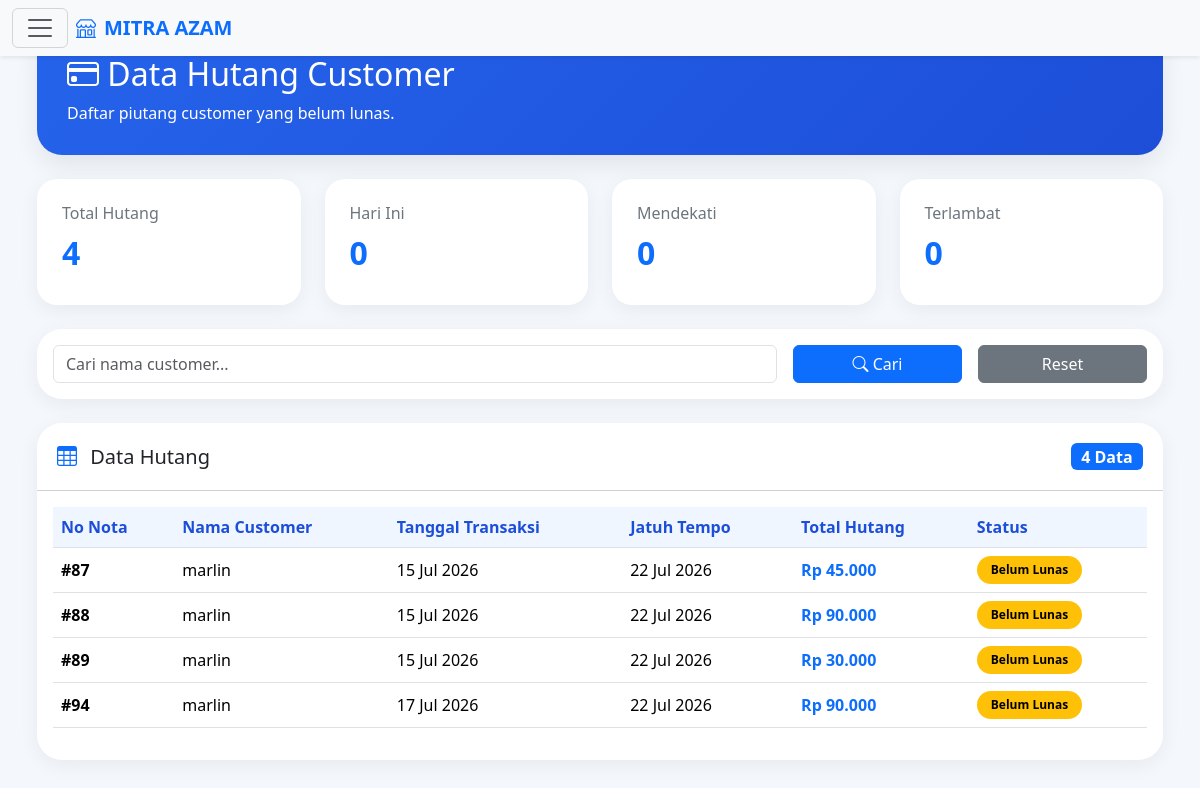
Page /admin/data_hutang.php (signed in) on the committed database.
### tables this page shows
CREATE TABLE `penjualan` (
  `id_penjualan` int(11) NOT NULL AUTO_INCREMENT,
  `tanggal` datetime NOT NULL,
  `total_harga` int(11) NOT NULL,
  `bayar` int(11) NOT NULL,
  `metode_pembayaran` varchar(50) DEFAULT NULL,
  `referensi` varchar(100) DEFAULT NULL,
  `bukti_pembayaran` varchar(255) DEFAULT NULL,
  `kasir` int(11) DEFAULT NULL,
  `nama_kasir` varchar(100) DEFAULT NULL,
  `id_customer` int(11) DEFAULT NULL,
  `kembali` int(11) NOT NULL,
  `nama_customer` varchar(100) DEFAULT NULL,
  `jatuh_tempo` date DEFAULT NULL,
  `status_pembayaran` enum('Lunas','Belum Lunas') NOT NULL,
  `metode_pelunasan` varchar(30) DEFAULT NULL,
  `tanggal_pelunasan` datetime DEFAULT NULL,
  `bukti_pelunasan` varchar(255) DEFAULT NULL,
  `keuntungan` int(11) NOT NULL,
  `panjang` decimal(10,0) NOT NULL,
  `lebar` decimal(10,0) NOT NULL,
  `id_user` int(11) NOT NULL,
  PRIMARY KEY (`id_penjualan`)
);

### admin/data_hutang.php (the view, shortened to what this page needs)
<?php
require_once '../config/koneksi.php';
$queryGlobalSetting = mysqli_query(
    $conn,
    "SELECT tema FROM setting LIMIT 1"
);
$globalSetting = mysqli_fetch_assoc($queryGlobalSetting);
$tema_sistem = $globalSetting['tema'] ?? 'light';
$filter = $_GET['filter'] ?? '';
$cari = $_GET['cari'] ?? '';
$where = "
metode_pembayaran='Hutang'
AND status_pembayaran='Belum Lunas'
";
$sql = "
SELECT *
FROM penjualan
WHERE $where
ORDER BY jatuh_tempo ASC
";
$query_hutang = mysqli_query($conn, $sql);
$q_total = mysqli_query($conn,"
SELECT COUNT(*) AS total
FROM penjualan
WHERE metode_pembayaran='Hutang'
AND status_pembayaran='Belum Lunas'
");
$total_hutang = mysqli_fetch_assoc($q_total)['total'];
$q_hariini = mysqli_query($conn,"
SELECT COUNT(*) AS total
FROM penjualan
WHERE metode_pembayaran='Hutang'
AND status_pembayaran='Belum Lunas'
AND DATE(jatuh_tempo)=CURDATE()
");
$total_hariini = mysqli_fetch_assoc($q_hariini)['total'];
$q_mendekati = mysqli_query($conn,"
SELECT COUNT(*) AS total
FROM penjualan
WHERE metode_pembayaran='Hutang'
AND status_pembayaran='Belum Lunas'
AND jatuh_tempo BETWEEN DATE_ADD(CURDATE(),INTERVAL 1 DAY)
AND DATE_ADD(CURDATE(),INTERVAL 3 DAY)
");
$total_mendekati = mysqli_fetch_assoc($q_mendekati)['total'];
$q_terlambat = mysqli_query($conn,"
SELECT COUNT(*) AS total
FROM penjualan
WHERE metode_pembayaran='Hutang'
AND status_pembayaran='Belum Lunas'
AND jatuh_tempo < CURDATE()
");
$total_terlambat = mysqli_fetch_assoc($q_terlambat)['total'];
?>
<!DOCTYPE html>
<html lang="id">
<head>
<link href="https://cdn.jsdelivr.net/npm/bootstrap@5.3.3/dist/css/bootstrap.min.css" rel="stylesheet">
<link rel="stylesheet" href="https://cdn.jsdelivr.net/npm/bootstrap-icons@1.11.3/font/bootstrap-icons.min.css">
</head>
<body class="<?= $tema_sistem == 'dark' ? 'dark-theme' : ''; ?>">
            <nav class="navbar fixed-top shadow-sm <?= $tema_sistem == 'dark' ? 'navbar-dark bg-dark' : 'bg-body-tertiary'; ?>">
<div class="container-fluid">
<button
class="navbar-toggler"
type="button"
data-bs-toggle="offcanvas"
data-bs-target="#offcanvasNavbar">
<span class="navbar-toggler-icon"></span>
</button>
<a class="navbar-brand d-flex align-items-center me-auto ms-2 fw-bold text-primary"
href="dashboard.php">
<i class="bi bi-shop me-2"></i>
MITRA AZAM
</a>
</div>
</nav>
<div class="container-fluid">
    <div class="header-card mb-4">
<h2>
    <i class="bi bi-credit-card"></i>
    Data Hutang Customer
    </h2>
    <p class="mb-0">
    Daftar piutang customer yang belum lunas.
    </p>
</div>
<div class="row g-4 mb-4">
    <div class="col-md-3">
        <a href="data_hutang.php?filter=&cari=<?= urlencode($cari); ?>"
        class="text-decoration-none">
            <div class="stat-card">
                <h6>Total Hutang</h6>
                <h2><?= $total_hutang ?></h2>
            </div>
        </a>
    </div>
    <div class="col-md-3">
        <a href="data_hutang.php?filter=hariini&cari=<?= urlencode($cari); ?>"
        class="text-decoration-none">
            <div class="stat-card <?= $filter == 'hariini' ? 'active-card' : ''; ?>">
                <h6>Hari Ini</h6>
                <h2><?= $total_hariini ?></h2>
            </div>
        </a>
    </div>
    <div class="col-md-3">
        <a href="data_hutang.php?filter=mendekati&cari=<?= urlencode($cari); ?>"
        class="text-decoration-none">
<div class="stat-card <?= $filter == 'mendekati' ? 'active-card' : ''; ?>">
                <h6>Mendekati</h6>
                <h2><?= $total_mendekati ?></h2>
            </div>
        </a>
    </div>
    <div class="col-md-3">
        <a href="data_hutang.php?filter=terlambat&cari=<?= urlencode($cari); ?>"
        class="text-decoration-none">
<div class="stat-card <?= $filter == 'terlambat' ? 'active-card' : ''; ?>">
                <h6>Terlambat</h6>
                <h2><?= $total_terlambat ?></h2>
            </div>
        </a>
    </div>
</div>
<div class="card mb-4">
    <div class="card-body">
        <form method="GET">
        <div class="row g-3 align-items-center">
        <div class="col-md-8">
            <input type="text"
            name="cari"
            class="form-control"
            placeholder="Cari nama customer..."
            value="<?= htmlspecialchars($cari); ?>">
        </div>
        <div class="col-md-2">
            <button type="submit"
            class="btn btn-primary w-100">
            <i class="bi bi-search"></i>
            Cari
        </button>
        </div>
        <div class="col-md-2">
            <a href="data_hutang.php"
            class="btn btn-secondary w-100">
        Reset
        </a>
        </div>
        </div>
        </form>
    </div>
</div>
<div class="card table-card">
    <div class="card-header bg-white">
        <div class="d-flex justify-content-between align-items-center flex-wrap">
            <h5 class="mb-0">
                <i class="bi bi-table me-2 text-primary"></i>
                Data Hutang
            </h5>
            <span class="badge bg-primary fs-6">
                <?= mysqli_num_rows($query_hutang); ?> Data
            </span>
        </div>
    </div>
    <div class="card-body table-responsive">
        <table class="table table-hover align-middle">
            <thead>
                <tr>
                    <th>No Nota</th>
                    <th>Nama Customer</th>
                    <th>Tanggal Transaksi</th>
                    <th>Jatuh Tempo</th>
                    <th>Total Hutang</th>
                    <th>Status</th>
                </tr>
            </thead>
            <tbody>
            <?php if(mysqli_num_rows($query_hutang) < 1): ?>
                <tr>
                    <td colspan="6" class="text-center py-5 text-muted">
                        <i class="bi bi-check-circle fs-2 d-block mb-2"></i>
                        Tidak ada data hutang customer.
                    </td>
                </tr>
            <?php else: ?>
                <?php while($row = mysqli_fetch_assoc($query_hutang)): ?>
                <tr>
                    <td>
                        <strong>
                            #<?= $row['id_penjualan']; ?>
                        </strong>
                    </td>
                    <td>
                        <?= htmlspecialchars($row['nama_customer']); ?>
                    </td>
                    <td>
                        <?= date(
                            'd M Y',
                            strtotime($row['tanggal'])
                        ); ?>
                    </td>
                    <td>
                        <?= date(
                            'd M Y',
                            strtotime($row['jatuh_tempo'])
                        ); ?>
                    </td>
                    <td>
                        <strong class="text-primary">
                            Rp <?= number_format(
                                $row['total_harga'],
                                0,
                                ',',
                                '.'
                            ); ?>
                        </strong>
                    </td>
                    <td>
                        <span class="badge badge-belum">
                            Belum Lunas
                        </span>
                    </td>
                </tr>
                <?php endwhile; ?>
            <?php endif; ?>
            </tbody>
        </table>
    </div>
</div>
</body>
</html>

### admin/data_hutang.php (style rules this page uses)
body { padding-top:80px; }
body { background:#f4f7fb; font-family:'Segoe UI',sans-serif; padding-top:80px; }
body { background:#f4f7fb; font-family:'Segoe UI',sans-serif; padding:25px; }
.header-card { background:linear-gradient(135deg,#2563eb,#1d4ed8); color:white; border-radius:25px; padding:30px; box-shadow:0 10px 25px rgba(0,0,0,.08); }
.stat-card { background:white; border-radius:20px; padding:25px; box-shadow:0 5px 20px rgba(0,0,0,.06); transition:.3s; cursor:pointer; }
.stat-card { background:white; border-radius:20px; padding:25px; box-shadow:0 5px 20px rgba(0,0,0,.06); transition:.3s; }
.stat-card h6 { color:#6c757d; margin-bottom:10px; }
.stat-card h2 { font-weight:bold; }
.card { border:none; border-radius:25px; box-shadow:0 5px 20px rgba(0,0,0,.06); }
.card-header { padding:20px; }
.table-card { overflow:hidden; }
.table th { background:#eff6ff; color:#1d4ed8; font-weight:600; }
.table td { vertical-align:middle; }
.badge-belum { background:#ffc107; color:black; padding:8px 14px; border-radius:30px; font-weight:600; }

### rows in the picture
penjualan: id_penjualan "87", nama_customer "marlin", tanggal "15 Jul 2026", jatuh_tempo "22 Jul 2026", total_harga "45.000"
penjualan: id_penjualan "88", nama_customer "marlin", tanggal "15 Jul 2026", jatuh_tempo "22 Jul 2026", total_harga "90.000"
penjualan: id_penjualan "89", nama_customer "marlin", tanggal "15 Jul 2026", jatuh_tempo "22 Jul 2026", total_harga "30.000"
penjualan: id_penjualan "94", nama_customer "marlin", tanggal "17 Jul 2026", jatuh_tempo "22 Jul 2026", total_harga "90.000"

### other values in the picture
$total_hutang "4"
$total_hariini "0"
$total_mendekati "0"
$total_terlambat "0"
mysqli_num_rows($query_hutang) "4"
